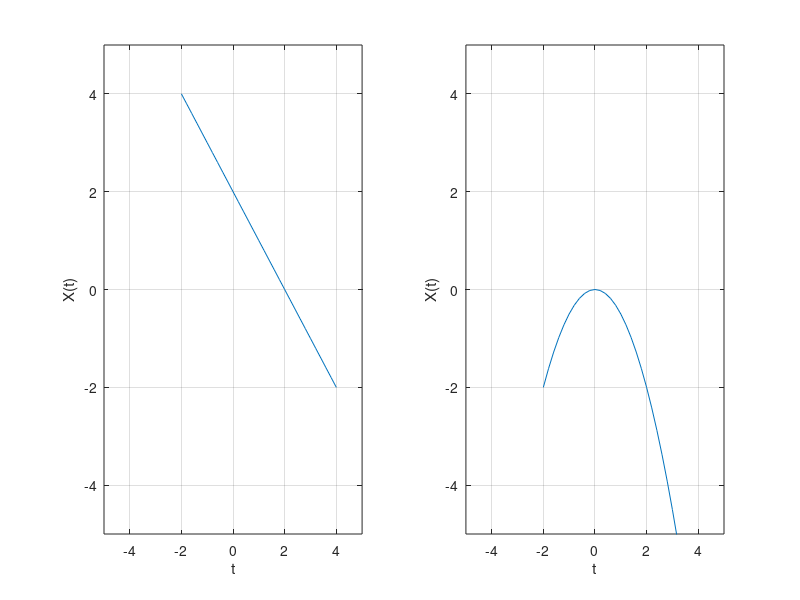

Source code (MATLAB):
% FILE: Ex3.m
% NAME: [Tianning Li]
% DESCRIPTION: Matlab Plotting Basics

% Clear all variables and close all windows
clearvars;
close all;

% PART A
Fs = 5;
t = -2:1/Fs:4;
x = 2-t;
figure;
subplot(1,2,1);
plot(t,x);
xlim([-5,5]);
ylim([-5,5]);
xlabel("t");
ylabel("X(t)");
grid on;

%PART B
Fs = 5;
t = -2:1/Fs:4;
x = -0.5*t.^2;
subplot(1,2,2);
plot(t,x);
xlim([-5,5]);
ylim([-5,5]);
xlabel("t");
ylabel("X(t)");
grid on;

